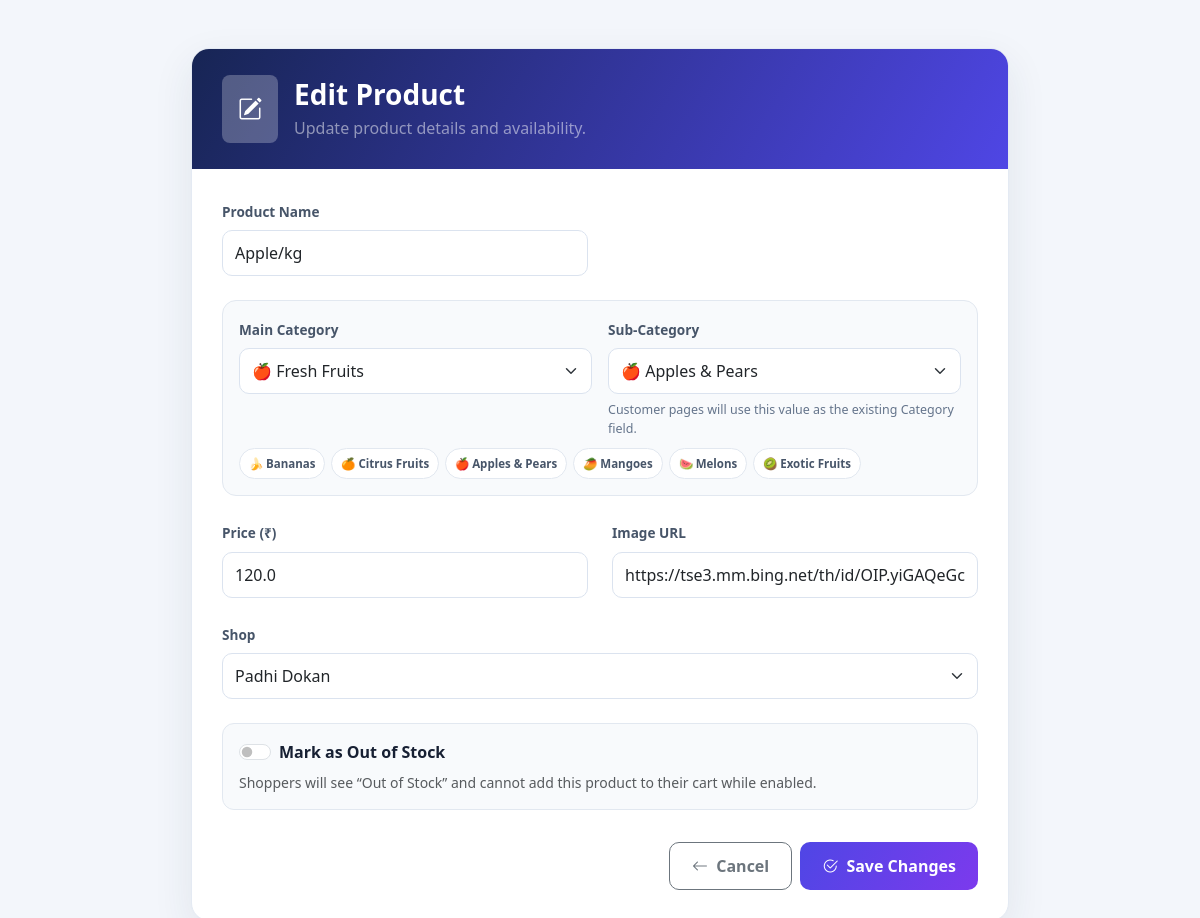
/edit_item/3 (signed in), run on an earlier commit of the app's database.
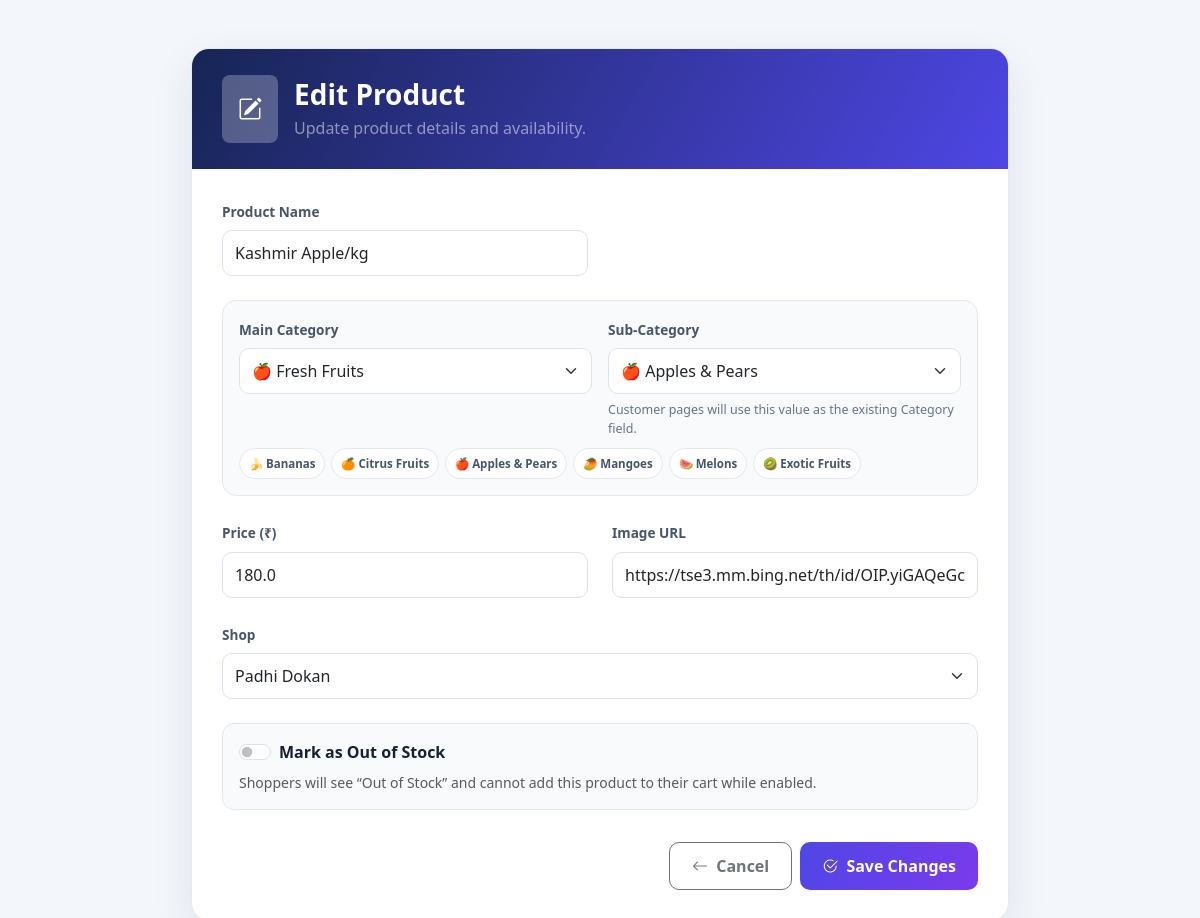
And on a later commit of the database.
### tables this page shows
CREATE TABLE items (
                    id INTEGER PRIMARY KEY AUTOINCREMENT,
                    name TEXT NOT NULL,
                    category TEXT NOT NULL,
                    price REAL NOT NULL,
                    photo TEXT,
                    shop_id INTEGER, is_out_of_stock INTEGER DEFAULT 0,
                    FOREIGN KEY(shop_id) REFERENCES shops(id));

CREATE TABLE shops (
                    id INTEGER PRIMARY KEY AUTOINCREMENT,
                    name TEXT NOT NULL,
                    location_id INTEGER,
                    FOREIGN KEY(location_id) REFERENCES locations(id));

### app.py (the view, shortened to what this page needs)
@app.route("/edit_item/<int:item_id>", methods=["GET", "POST"])
@admin_required
def edit_item(item_id):
    conn = get_db_connection()
    c = conn.cursor()
    c.execute(
        "SELECT * FROM items WHERE id = ?",
        (item_id,)
    )
    item = c.fetchone()
    c.execute("SELECT * FROM shops")
    shops = c.fetchall()
    conn.close()
    if not item:
        return redirect(url_for("admin"))
    return render_template(
        "edit_item.html",
        item=item,
        shops=shops,
        error=None
    )

### app.py (called while the page is built)
def get_db_connection():
    conn = sqlite3.connect(DB_NAME)
    conn.execute("PRAGMA foreign_keys = ON")
    return conn

def admin_required(func):
    @wraps(func)
    def wrapper(*args, **kwargs):
        if not session.get("admin_logged_in"):
            return redirect(url_for("login"))
        return func(*args, **kwargs)
    return wrapper

### templates/edit_item.html (shortened to what this page needs)
<!DOCTYPE html>
<html lang="en">
<head>
    <link rel="stylesheet" href="https://cdn.jsdelivr.net/npm/bootstrap@5.3.0/dist/css/bootstrap.min.css">
    <link rel="stylesheet" href="https://cdn.jsdelivr.net/npm/bootstrap-icons@1.11.3/font/bootstrap-icons.min.css">
</head>
<body>
<div class="page-wrap">
    <div class="editor-card">
        <div class="editor-head">
            <div class="d-flex align-items-center gap-3">
                <div class="rounded-3 bg-white bg-opacity-25 p-3"><i class="bi bi-pencil-square fs-4"></i></div>
                <div><h1 class="h3 fw-bold mb-1">Edit Product</h1><div class="text-white-50">Update product details and availability.</div></div>
            </div>
        </div>
        <div class="editor-body">
            <form method="POST">
                <div class="row g-4">
                    <div class="col-md-6"><label class="form-label" for="name">Product Name</label><input class="form-control" id="name" type="text" name="name" value="{{ item[1] }}" required></div>
                    <div class="col-12">
                        <div class="category-selector-card">
                            <div class="row g-3">
                                <div class="col-md-6">
                                    <label class="form-label" for="editMainCategory">Main Category</label>
                                    <select class="form-select" id="editMainCategory">
                                        <option value="Fresh Fruits">🍎 Fresh Fruits</option>
                                    </select>
                                </div>
                                <div class="col-md-6" id="editSubWrap">
                                    <label class="form-label" for="editSubcategory">Sub-Category</label>
                                    <select class="form-select" id="editSubcategory">
                                        <option value="" disabled selected>Choose sub-category...</option>
                                    </select>
                                    <div class="subcategory-note">Customer pages will use this value as the existing Category field.</div>
                                </div>
                            </div>
                            <div class="edit-category-preview" id="editCategoryPreview"></div>
                        </div>
                    </div>
                    <div class="col-md-6"><label class="form-label" for="price">Price (₹)</label><input class="form-control" id="price" type="number" min="0" step="0.01" name="price" value="{{ item[3] }}" required></div>
                    <div class="col-md-6"><label class="form-label" for="photo">Image URL</label><input class="form-control" id="photo" type="url" name="photo" value="{{ item[4] or '' }}" placeholder="https://example.com/image.jpg"></div>
                    <div class="col-12"><label class="form-label" for="shop_id">Shop</label>
                        <select class="form-select" id="shop_id" name="shop_id" required>
                            {% for shop in shops %}<option value="{{ shop[0] }}" {% if shop[0] == item[5] %}selected{% endif %}>{{ shop[1] }}</option>{% endfor %}
                        </select>
                    </div>
                    <div class="col-12"><div class="stock-box">
                        <div class="form-check form-switch"><input class="form-check-input" type="checkbox" role="switch" id="is_out_of_stock" name="is_out_of_stock" value="1" {% if item[6] %}checked{% endif %}><label class="form-check-label fw-bold" for="is_out_of_stock">Mark as Out of Stock</label></div>
                        <div class="form-text mt-2">Shoppers will see “Out of Stock” and cannot add this product to their cart while enabled.</div>
                    </div></div>
                    <div class="col-12 d-flex flex-wrap justify-content-end gap-2 pt-2">
                        <a href="{{ url_for('admin') }}" class="btn btn-outline-secondary btn-cancel"><i class="bi bi-arrow-left me-1"></i> Cancel</a>
                        <button type="submit" class="btn btn-save"><i class="bi bi-check2-circle me-1"></i> Save Changes</button>
                    </div>
                </div>
            </form>
        </div>
    </div>
</div>
</body>
</html>

### templates/edit_item.html (style rules this page uses)
body { min-height: 100vh; background: #f3f6fb; color: #172033; }
.page-wrap { max-width: 850px; margin: 48px auto; padding: 0 16px; }
.editor-card { background: #fff; border: 1px solid #e4eaf3; border-radius: 18px; box-shadow: 0 14px 40px rgba(30,50,80,.09); overflow: hidden; }
.editor-head { padding: 26px 30px; color: #fff; background: linear-gradient(120deg,#172554,#4f46e5); }
.editor-body { padding: 30px; }
.form-label { font-weight: 700; color: #475569; font-size: .85rem; }
.form-control, .form-select { min-height: 46px; border-color: #dbe3ef; border-radius: 10px; }
.btn-save { border: 0; border-radius: 10px; padding: 11px 22px; color: #fff; font-weight: 700; background: linear-gradient(120deg,#4f46e5,#7c3aed); }
.btn-cancel { border-radius: 10px; padding: 11px 22px; font-weight: 700; }
.stock-box { padding: 16px; border-radius: 12px; background: #f8fafc; border: 1px solid #e2e8f0; }
.category-selector-card { padding:16px;border:1px solid #e2e8f0;border-radius:14px;background:#f8fafc; }
.category-selector-card .form-label { margin-bottom:7px; }
.subcategory-note { font-size:.78rem;color:#64748b;margin-top:7px; }
.edit-category-preview { display:flex;flex-wrap:wrap;gap:6px;margin-top:10px; }

What changed in the data, as far as the page shows it:
changed items "Padhi Dokan": name "Apple/kg" → "Kashmir Apple/kg"; price "120.0" → "180.0"
